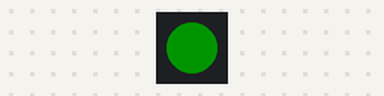
Simulated run of this program. Board: ESP32-S3. On the bench: 1 RGB LEDs in strip order, left to right. Dim RGB values are drawn brighter than linear.

Above: at 0.5 s.
At 1.5 s:
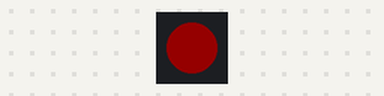
At 2.5 s:
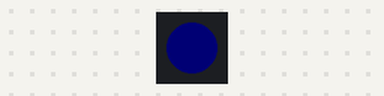
At 3.5 s:
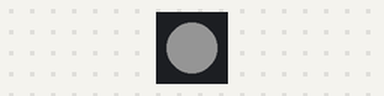
Timing chart, 0 to 5.2 s (numbered marks = the images above):
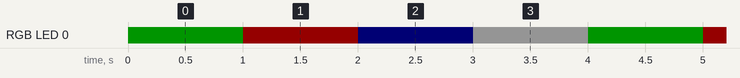

Measured:
- by itself, RGB LED 0: repeats every 4.0 s: RGB(20, 0, 0) 1.0 s, RGB(0, 0, 1) 1.0 s, RGB(20, 20, 20) 1.0 s, RGB(0, 20, 0) 1.0 s
- by itself, everything shown: repeats every 4.0 s, in 4 steps

The program:

main.cpp
```cpp
/*********************************************************
  Minimal example for single APA102 RGB LED
 *********************************************************/

#include <Wire.h>
#include <Adafruit_DotStar.h>

// There is only one pixel on the board
#define NUMPIXELS 1

// Use these pin definitions for the LectureFeather ESP32-S3
#define DATAPIN    33
#define CLOCKPIN   21

// This is the instance of the Dotstar class that is controlling the RGB LED
Adafruit_DotStar strip(NUMPIXELS, DATAPIN, CLOCKPIN, DOTSTAR_BGR);

void setup() {
  // To use the LED, we need to "start it" using these methodss
  strip.begin();            // Initialize LED pins for output
  strip.setBrightness(20);  // Avoid blinding yourself
  strip.show();             // Turn all LEDs off ASAP
}

void loop() {
  int redColor = 255;
  int greenColor = 255;
  int blueColor = 255;

  strip.setPixelColor(0, 0, greenColor, 0); // green only
  strip.show(); // Update LED with new contents
  delay(1000);  // wait a second

  strip.setPixelColor(0, redColor, 0, 0); // red only
  strip.show(); // Update LED with new contents
  delay(1000);  // wait a second

  strip.setPixelColor(0, 0, 0, 20); // blue only, but very weak
  strip.show(); // Update LED with new contents
  delay(1000);  // wait a second

  // turn on all colors for white
  strip.setPixelColor(0, greenColor, redColor, blueColor);
  strip.show(); // Update LED with new contents
  delay(1000);  // wait a second
}
```
